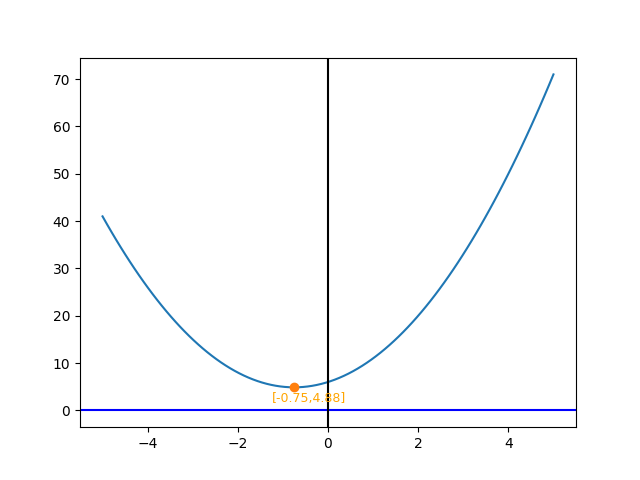

Here is the Python script that generated this plot:
import matplotlib.pyplot as plt
import math
import numpy as np

a = int(input('Input a: '))
b = int(input('Input b: '))
c = int(input('Input c: '))

# calculate delta and zero points
delta = b**2 - 4*a*c
if delta > 0:
    x_1 = (-b + math.sqrt(delta))/(2*a)
    x_2 = (-b - math.sqrt(delta))/(2*a)
if delta == 0:
    x_0 = -b/(2*a)
else:
    pass

# calculate parabola extreme coordinates
p = -b/(2*a)
q = -delta/(4*a)
extreme = [p,q]

# define parabola function
def parabola(x,a,b,c):
    y = a*x**2 + b*x + c
    return y

# plot function
x = np.linspace(int(p)-5,int(p)+5,100)
y = parabola(x,a,b,c)
plt.plot(x,y)
plt.axhline(y=0, color='blue', linestyle='-')
plt.axvline(x=0, color='black', linestyle='-')
plt.text(p-0.5, q-3, '[' + str(round(p,2)) +',' + str(round(q,2)) + ']',color='orange', fontsize=9)
plt.plot(p, q, marker="o")

if delta > 0:
    plt.plot(x_1, 0, marker="o", color='orange')
    plt.text(x_1 - 0.5, 2, '[' + str(round(x_1,2)) + ']', color='orange', fontsize=9)
    plt.plot(x_2, 0, marker="o", color='orange')
    plt.text(x_2 - 0.5, 2, '[' + str(round(x_2,2)) + ']', color='orange', fontsize=9)

if delta == 0:
    plt.plot(x_0, 0, marker="o", color='orange')
    plt.text(x_0 - 0.5, 2, '[' + str(round(x_0,2)) + ']', color='orange', fontsize=9)

plt.show()
